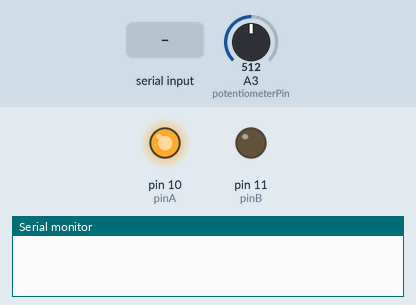
Bench run of a sketch on a simulated Arduino Uno, built with avr-gcc and run on an emulated ATmega328P. On the bench: output pins drawn as LEDs (lit = HIGH), the last lines printed to the serial monitor. Inputs (shaded band) come from the test bench; at power-on: A3 (potentiometerPin) = 512.

Above: at 1.2 s.
1.3 s: A3 (potentiometerPin) set to 23
2.8 s: A3 (potentiometerPin) set to 18
At 4.0 s:
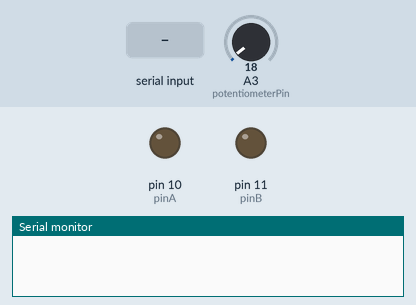
4.3 s: "90,45\n" received over Serial
At 5.5 s:
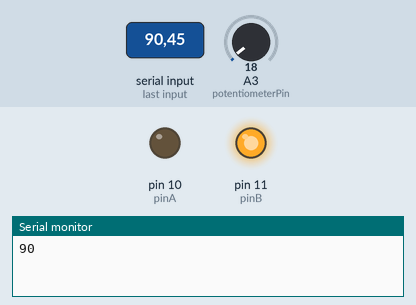
Timing chart, 0 to 7.3 s (numbered marks = the images above; inputs shaded):
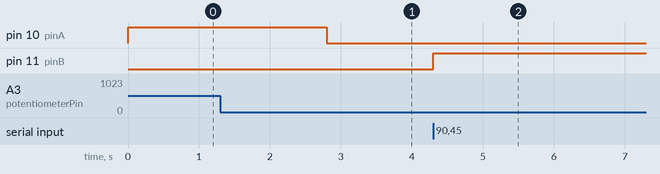

Measured:
- the behaviour switches between 21 and 20 on A3 (potentiometerPin) (found by bisection; images 0 and 1)
- after the input at 1.3 s, every drawn part: stays the same
- after the input at 2.8 s, pin 10 (pinA): HIGH → LOW at once
- after the input at 4.3 s, pin 11 (pinB): LOW → HIGH at once

The sketch:

ESP32_Code_To_deploy.ino
```cpp
const int potentiometerPin = A3;
int pinA = 10;  // 2 Pins for actuator control
int pinB = 11;


// Global current position estimate in millimeters
float currentSliderMM = 0.0;
const float sliderTravelMM = 100.0;  // max range of slider

int targetMM = 0;
int margin = 2;  // TODO calibrate tolerance

void setup() {
  Serial.begin(9600);
  //Serial.println("----------------------");


  pinMode(pinA, OUTPUT);  //2 analog output pins
  pinMode(pinB, OUTPUT);
}

void loop() {
  updateTarget();            // update global var targetMM from serial
  int curr = getSliderMM();  // update global var currentSliderMM

  int difference = targetMM - curr;

  if (abs(difference) >= margin) {
    if (difference < 0) {
      extend();  //start extending
    } else {
      retract(); //start retracting
    }// TODO Calibrate direction response

    while (abs(difference) >= margin) {
      difference = targetMM - getSliderMM();
    }//wait till we get to the desired margin

    stop();  // stop actuating at target
  }
}

int updateTarget() { //des
  if (Serial.available() > 0) {
    int newTarget = Serial.parseInt();

    if (newTarget >= 0 && newTarget <= sliderTravelMM) {
      targetMM = newTarget;
    } else {
      targetMM = constrain(newTarget, 0, (int)sliderTravelMM);
    }

    //Serial.print("MM target set to: ");
    Serial.println(targetMM);

    while (Serial.available()) {
      Serial.read();  // clear leftover newline/characters
    }
  }
  return targetMM;
}

int getSliderMM() {
  int rawValue = analogRead(potentiometerPin);  //pwm 0 - 1023 from sensor

  float percentage = rawValue / 1023.0;
  currentSliderMM = percentage * sliderTravelMM;

  /*
    Serial.print("  Approx Position: ");
    Serial.print(currentSliderMM, 2);
    Serial.println(" mm");
  */
  return currentSliderMM;
}

void extend() {
  analogWrite(pinB, 0);
  analogWrite(pinA, 255);
  //Serial.println("A high: Extend");
}

void retract() {
  analogWrite(pinA, 0);
  analogWrite(pinB, 255);
  //Serial.println("b high: Retract");
}

void stop() {
  analogWrite(pinA, 0);
  analogWrite(pinB, 0);
  //Serial.println("both low: Stop");
}
```
